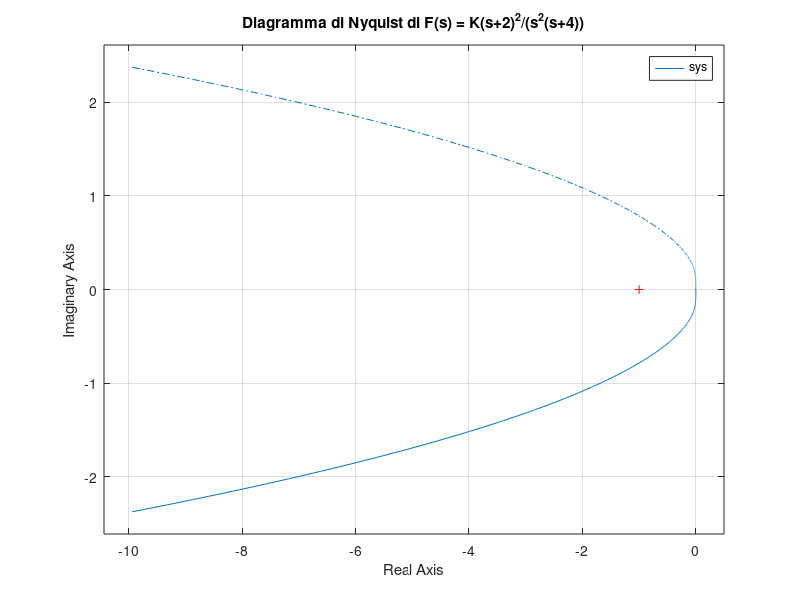

This chart was generated by the following MATLAB code:
% Define K (you can modify this value)
K = 1; % Puoi modificare questo valore di K se necessario

% Numeratore: K(s+2)^2 = K(s^2 + 4s + 4) = Ks^2 + 4Ks + 4K
num = [K 4*K 4*K];

% Denominatore: s^2(s+4) = s^3 + 4s^2
den = [1 4 0 0]; % s^3 + 4s^2 + 0s + 0

% Define the transfer function system
sys = tf(num, den);

% Nyquist Diagram
nyquist(sys);
title('Diagramma di Nyquist di F(s) = K(s+2)^2/(s^2(s+4))');
grid on;
